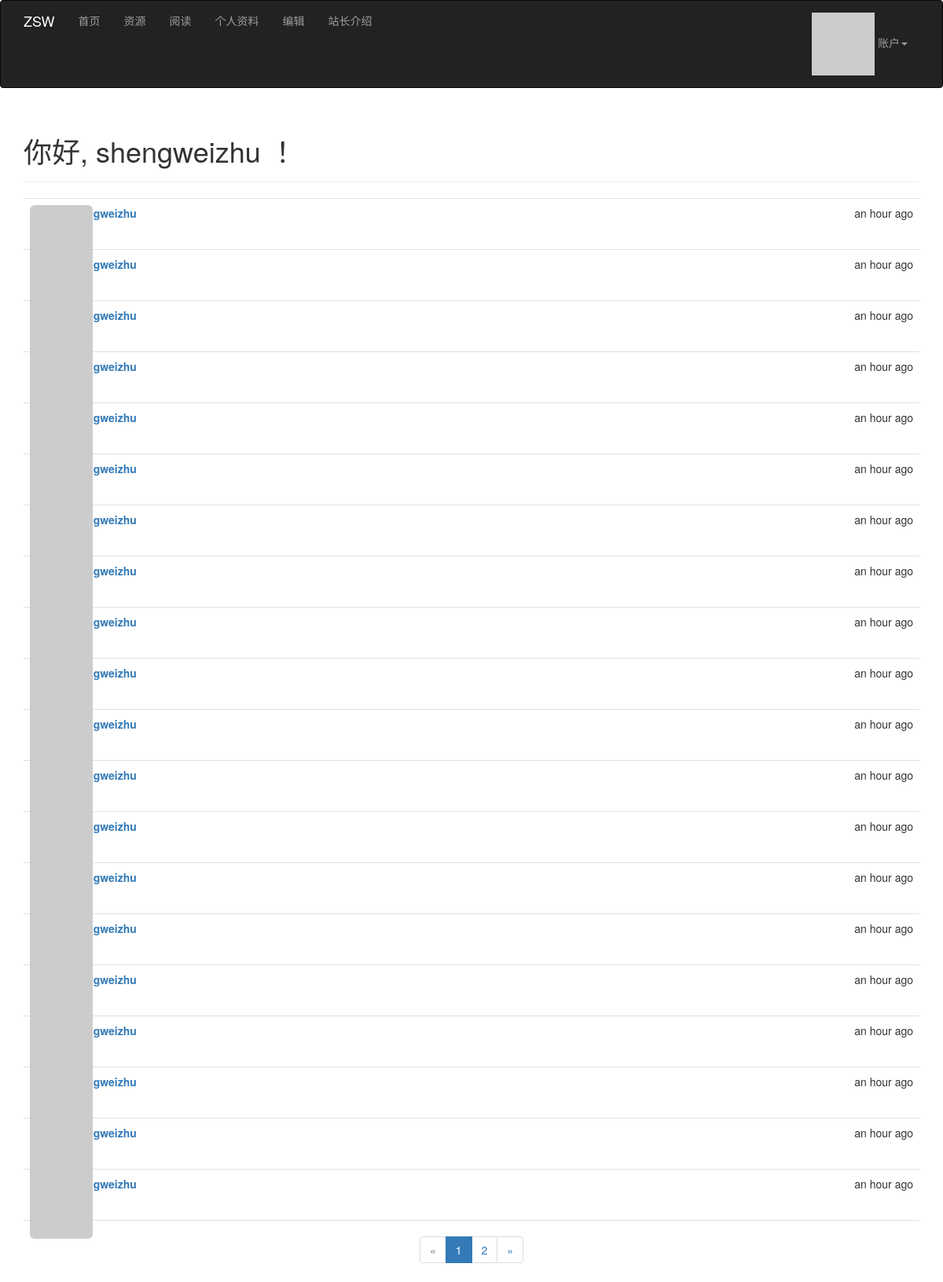
The page / (signed in) on the database its author committed.
### app/models.py (models this page shows, shortened)
class User(UserMixin,db.Model):
    __tablename__ = 'users'
    id = db.Column(db.Integer, primary_key=True)
    email = db.Column(db.String(128), unique=True, index=True)
    username = db.Column(db.String(64), unique=True, index=True)
    role_id = db.Column(db.Integer, db.ForeignKey('roles.id'))
    password_hash = db.Column(db.String(128))
    name = db.Column(db.String(64))
    location = db.Column(db.String(64))
    about_me = db.Column(db.Text())
    member_since = db.Column(db.DateTime(), default=datetime.utcnow)
    last_seen = db.Column(db.DateTime(), default=datetime.utcnow)
    posts = db.relationship('Post', backref='author', lazy='dynamic')
    @property
    def password(self):
        raise AttributeError('password is not a readable attribute')
    def ping(self):
        self.last_seen = datetime.utcnow()
        db.session.add(self)
    def gravatar(self, size=100, default='identicon', rating='g'):
        if request.is_secure:
            url = 'https://secure.gravatar.com/avatar'
        else:
            url = 'http://www.gravatar.com/avatar'
        hash = hashlib.md5(self.email.encode('utf-8')).hexdigest()
        return '{url}/{hash}?s={size}&d={default}&r={rating}'.format(
            url=url, hash=hash, size=size, default=default, rating=rating)
    def can(self, permissions):
        return self.role is not None and (self.role.permissions & permissions) == permissions
    def is_administrator(self):
        return self.can(Permission.ADMINISTER)

class Post(db.Model):
    __tablename__ = 'posts'
    id = db.Column(db.Integer, primary_key=True)
    body = db.Column(db.Text)
    timestamp = db.Column(db.DateTime, index=True, default=datetime.utcnow)
    author_id = db.Column(db.Integer, db.ForeignKey('users.id'))

### app/main/views.py (the view)
@main.route('/', methods=['GET', 'POST'])
def index():
    page = request.args.get('page', 1, type=int)
    pagination = Post.query.order_by(Post.timestamp.desc()).paginate(
        page, per_page=current_app.config['FLASKY_POSTS_PER_PAGE'],
        error_out=False)
    posts = pagination.items
    return render_template('index.html', posts=posts, pagination=pagination)

### app/auth/views.py (called while the page is built)
@auth.before_app_request
def before_request():
    if current_user.is_authenticated:
        current_user.ping()

### app/main/__init__.py (called while the page is built)
@main.app_context_processor
def inject_permissions():
    return dict(Permission=Permission)

### app/models.py (called while the page is built)
@login_manager.user_loader
def load_user(user_id):
    return User.query.get(int(user_id))

### app/templates/index.html
{% extends "base.html" %}
{% import "_macros.html" as macros %}
{% block page_content %}
    <div class="page-header">
        <h1>你好,
            {% if current_user.is_authenticated %}
                {{ current_user.username }}
            {% else %}世界
            {% endif %}！
        </h1>
    </div>
    {% include '_posts.html' %}
    {% if pagination %}
    <div class="pagination">
        {{ macros.pagination_widget(pagination, '.index') }}
    </div>
    {% endif %}
{% endblock %}

### app/templates/_posts.html (shortened to what this page needs)
<ul class="posts">
    {% for post in posts %}
        <li class="post">
            <div class="post-thumbnail">
                <a href="{{ url_for('.user', username=post.author.username) }}">
                    <img class="img-rounded profile-thumbnail" src="{{ post.author.gravatar(size=40) }}">
                </a>
            </div>
            <div class="post-content">
                <div class="post-date">
                    {{ moment(post.timestamp).fromNow() }}
                </div>
                <div class="post-author">
                    <a href="{{ url_for('.user', username=post.author.username) }}">
                        {{ post.author.username }}
                    </a>
                </div>
                <div class="post-body">
                </div>
            </div>
        </li>
    {% endfor %}
</ul>

### app/static/styles.css (style rules this page uses)
.profile-thumbnail { position: absolute; }
ul.posts { list-style-type: none; padding: 0px; margin: 16px 0px 0px 0px; border-top: 1px solid #e0e0e0; }
ul.posts li.post { padding: 8px; border-bottom: 1px solid #e0e0e0; }
div.post-date { float: right; }
div.post-author { font-weight: bold; }
div.post-thumbnail { position: absolute; }
div.post-content { margin-left: 48px; min-height: 48px; }
div.pagination { width: 100%; text-align: center; padding: 0px; margin: 0px; }

### rows shown on the page
User: username "shengweizhu"
Post: timestamp "an hour ago", author.username "shengweizhu"
Post: timestamp "an hour ago", author.username "shengweizhu"
Post: timestamp "an hour ago", author.username "shengweizhu"
Post: timestamp "an hour ago", author.username "shengweizhu"
Post: timestamp "an hour ago", author.username "shengweizhu"
Post: timestamp "an hour ago", author.username "shengweizhu"
Post: timestamp "an hour ago", author.username "shengweizhu"
Post: timestamp "an hour ago", author.username "shengweizhu"
Post: timestamp "an hour ago", author.username "shengweizhu"
Post: timestamp "an hour ago", author.username "shengweizhu"
Post: timestamp "an hour ago", author.username "shengweizhu"
Post: timestamp "an hour ago", author.username "shengweizhu"
Post: timestamp "an hour ago", author.username "shengweizhu"
Post: timestamp "an hour ago", author.username "shengweizhu"
Post: timestamp "an hour ago", author.username "shengweizhu"
Post: timestamp "an hour ago", author.username "shengweizhu"
Post: timestamp "an hour ago", author.username "shengweizhu"
Post: timestamp "an hour ago", author.username "shengweizhu"
Post: timestamp "an hour ago", author.username "shengweizhu"
Post: timestamp "an hour ago", author.username "shengweizhu"

### other values the page prints
{{ p }} "1"
{{ p }} "2"
